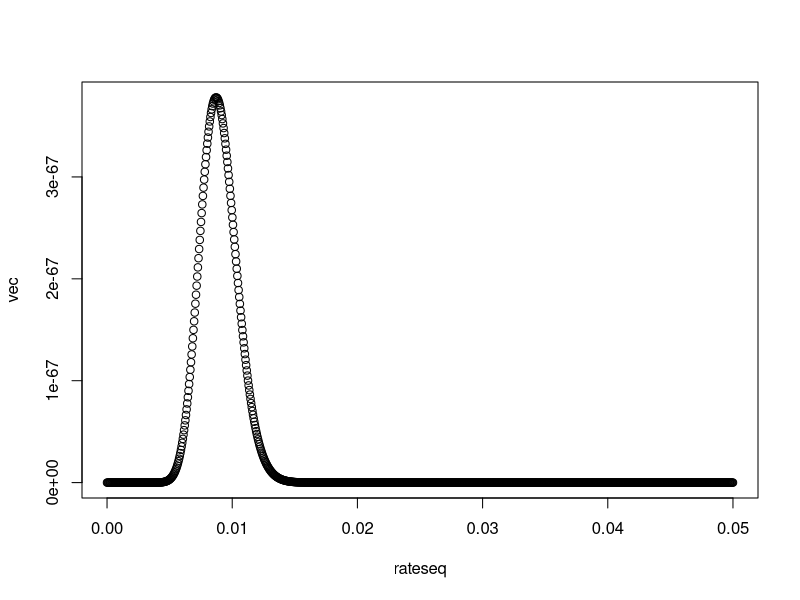

Write R code to recreate this figure.
## ---- chunk 1


lamda <-0.03
n <- 1000

sample <- rexp(n,lamda)
censortime <- runif(n,0,10)
y=pmin(sample,censortime   )

censored<- I(sample>censortime)
uncensored <- I(sample<censortime)
right <- y[censored]

failure <- y[uncensored]
(n-length(right))/sum( y )



prod( dexp(failure,rate=0.3)  )*prod(  exp(-0.3*right))

prod( dexp(failure,rate=9)  )*prod(  exp(-9*right))

m <- 1000

vec <- numeric(m)
rateseq <- seq( 0.01,1,length=m   )
for(i in 1:m){
  
 vec[i] <-  prod( dexp(failure,rate=rateseq[i])  )*prod(  exp(-rateseq[i]*right))
  
  
}
rateseq[which.max(vec)]



f2 <- function(x){prod( dexp(failure,rate=x))*prod(  exp(-x*right))}

maxfunction=function(m,func){
  
vec <- numeric(m)
rateseq <- seq( 0,1,length=m   )
for(i in 1:m){
  
 vec[i] <-  func(    rateseq[i])
  
  
}
return(rateseq[which.max(vec)])
  
  
}

maxfunction(  m=100000,f2  )

## ---- chunk 2
f2 <- function(x){prod( dexp(failure,rate=x))*prod(  exp(-x*right))}

f3 <- function(x){-( prod( dexp(failure,rate=x)  )*prod(exp(-x*right) ) )}
optimise(f2,c(0,1),maximum = T)



f2(0.025)
f2(0.019)
f2(0.016)
f2(0.02)
f2(1)
nlm(  f3,c(-1,1)     )
## ---- chunk 3
cutpoint1 <- c(5,10,15,20,25)
cutpoint2 <- c(10,15,20,25,100)
i<- y[uncensored]

a <- i[5<i & i <10]
b <- i[ 10<i & i <15]
c <- i[ 15<i & i <20]
d <- i[ 20<i & i <25]
e <- i[  25<i & i <2000  ]

length(a)
length(b)

A <- list(a,b,c,d,e)

lapply(A, length)

aa <- rep(5,length(a))
aaa <- rep(10,length(a))
IL <-rep(  cutpoint1,lapply(A, length)   )
IR <-rep(  cutpoint2,lapply(A, length)   )

f <- function(x){ (x*sum(-right))+sum( log( exp(-IL*x)-exp(-IR*x) ) ) }
optimise(f,c(-1,1),maximum = T)



#改用prod的方式來做
f4 <- function(x){prod( exp(-x*right) )*prod( exp( -x*IL)-exp(-x*IR  )       ) }
optimise(f4,c(-1,1),maximum = T)

m <- 1000
vec <- numeric(m)
rateseq <- seq( 0.00,0.05,length=m )
for(i in 1:m){
  
 vec[i] <-  f4(rateseq[i])
  
  
}

plot( rateseq  ,  vec   ) 
 
 
rateseq[which.max(vec)]

f4(0.002828283   )
f4(0.016)
f4(0.02)
f4(0.03)
f4(0.0058)
 
